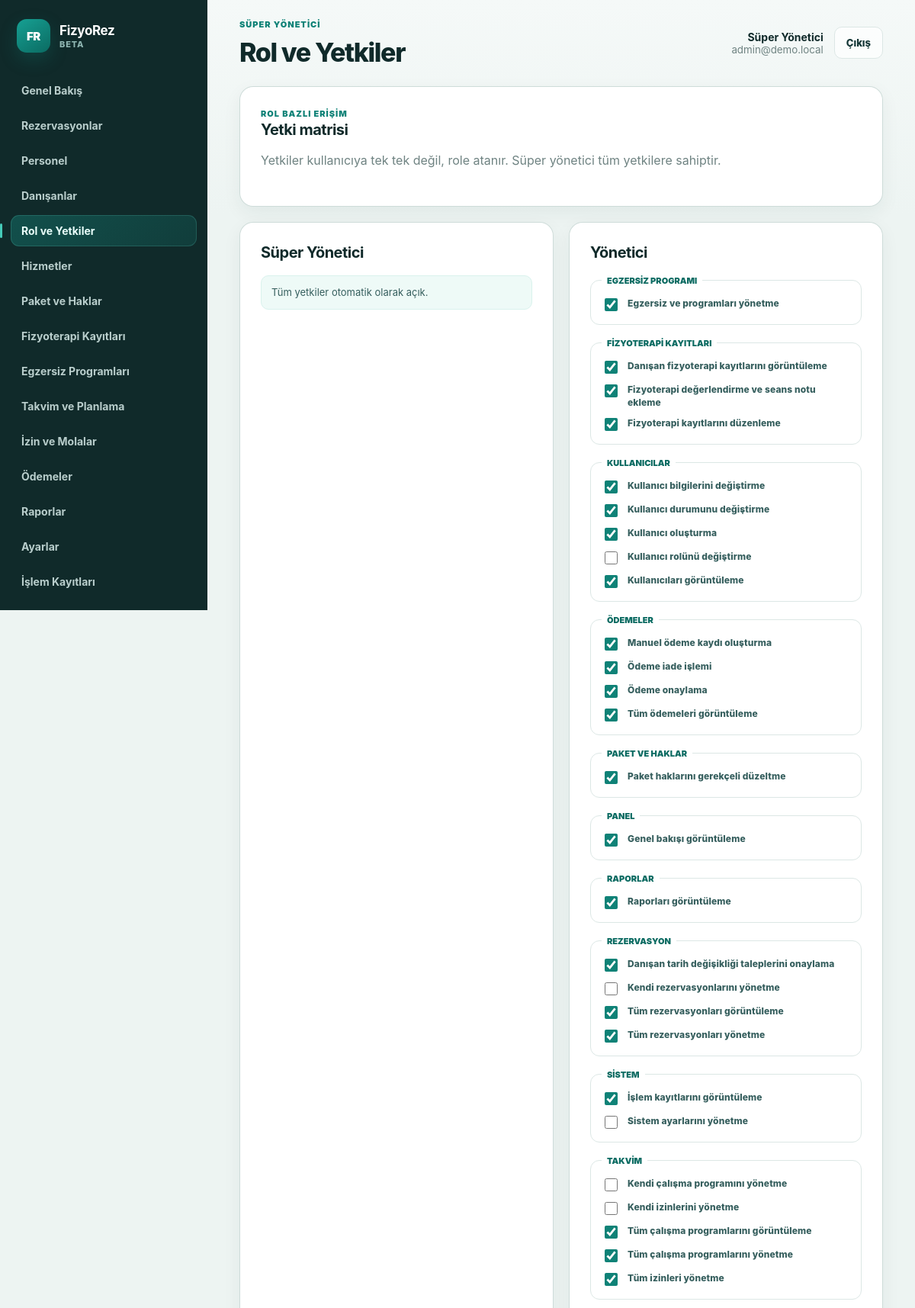
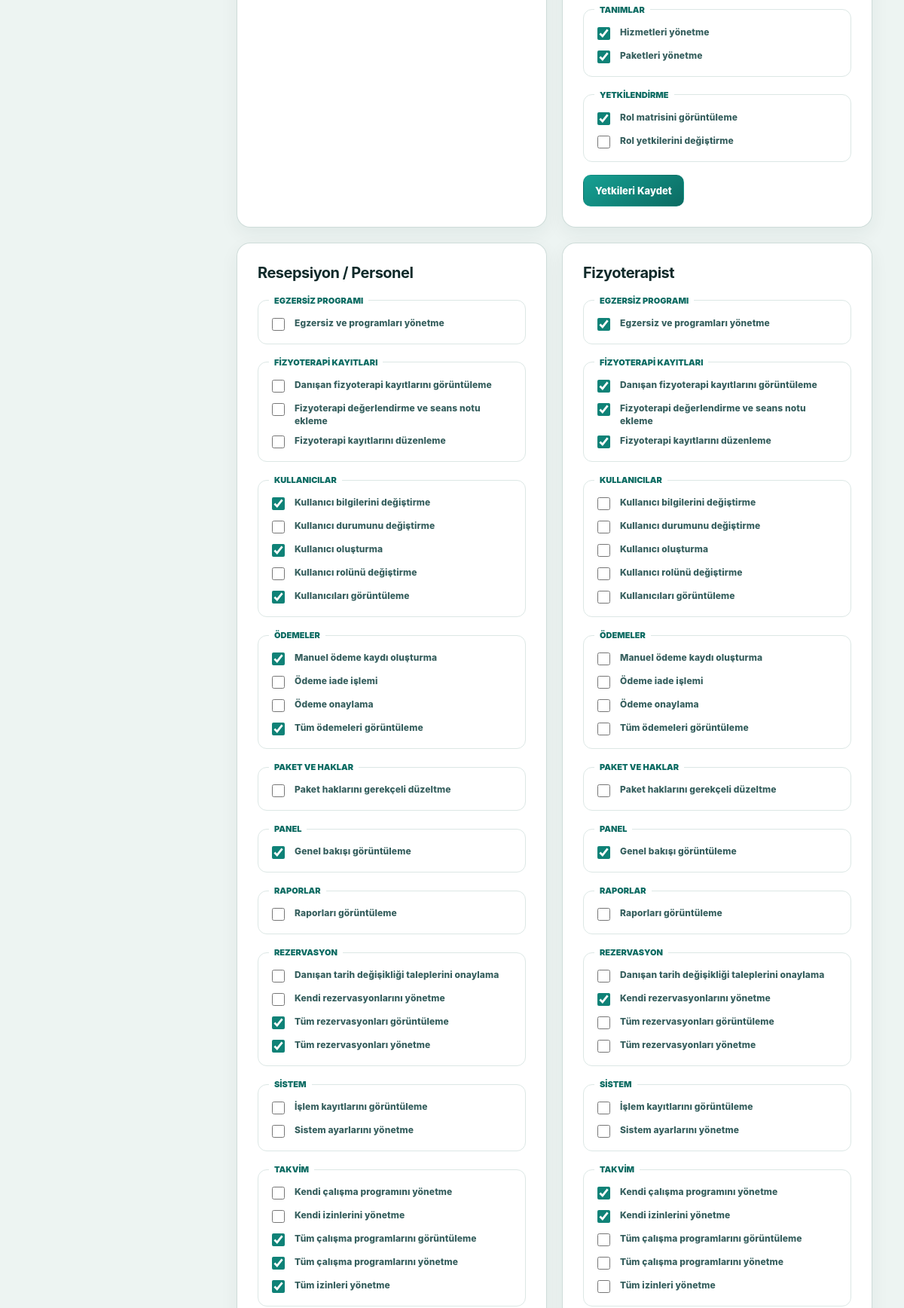
The page /admin/roles (signed in, upper part) on the database its author committed (2 pictures, top to bottom).
### tables this page shows
CREATE TABLE IF NOT EXISTS users (
    id INT UNSIGNED AUTO_INCREMENT PRIMARY KEY,
    role ENUM('super_admin', 'admin', 'consultant', 'staff', 'customer') NOT NULL,
    name VARCHAR(160) NOT NULL,
    email VARCHAR(190) NOT NULL UNIQUE,
    phone VARCHAR(40) NULL,
    password_hash VARCHAR(255) NOT NULL,
    status ENUM('pending', 'active', 'suspended', 'passive') NOT NULL DEFAULT 'active',
    email_verified_at DATETIME NULL,
    privacy_consent_at DATETIME NULL,
    last_login_at DATETIME NULL,
    created_at DATETIME NOT NULL DEFAULT CURRENT_TIMESTAMP,
    updated_at DATETIME NULL ON UPDATE CURRENT_TIMESTAMP,
    INDEX idx_users_role (role),
    INDEX idx_users_status (status)
);

CREATE TABLE IF NOT EXISTS roles (
    id SMALLINT UNSIGNED AUTO_INCREMENT PRIMARY KEY,
    slug VARCHAR(60) NOT NULL UNIQUE,
    name VARCHAR(100) NOT NULL,
    is_system TINYINT(1) NOT NULL DEFAULT 1,
    sort_order SMALLINT UNSIGNED NOT NULL DEFAULT 100
);

CREATE TABLE IF NOT EXISTS permissions (
    id SMALLINT UNSIGNED AUTO_INCREMENT PRIMARY KEY,
    slug VARCHAR(100) NOT NULL UNIQUE,
    name VARCHAR(160) NOT NULL,
    permission_group VARCHAR(100) NOT NULL,
    INDEX idx_permissions_group (permission_group)
);

### admin/index.php (called while the page is built, shortened)
<?php
require dirname(__DIR__) . '/app/web.php';

### app/core.php (called while the page is built, shortened)
<?php
function config(string $key, mixed $default = null): mixed
{
    $value = $GLOBALS['config'] ?? [];
    foreach (explode('.', $key) as $segment) {
        $value = $value[$segment];
    }
    return $value;
}
function e(mixed $value): string
{
    return htmlspecialchars((string) $value, ENT_QUOTES, 'UTF-8');
}
function normalize_app_path(string $path): string
{
    $path = '/' . trim($path, '/');
    return $path === '//' ? '/' : $path;
}
function app_base_path(): string
{
    static $basePath = null;
    if ($basePath !== null) {
        return $basePath;
    }
    $scriptName = str_replace('\\', '/', (string) ($_SERVER['SCRIPT_NAME'] ?? ''));
    if (str_ends_with($scriptName, '/api/v1/index.php')) {
        $scriptDir = dirname(dirname(dirname($scriptName)));
    } elseif (str_ends_with($scriptName, '/admin/index.php')) {
        $scriptDir = dirname(dirname($scriptName));
    } elseif (str_ends_with($scriptName, '/index.php')) {
        $scriptDir = dirname($scriptName);
    } else {
        $scriptDir = '';
    }
    $scriptDir = trim(str_replace('\\', '/', $scriptDir), '/');
    return $basePath = $scriptDir === '' ? '' : '/' . $scriptDir;
}
function url_for(string $path = ''): string
{
    $base = app_base_path();
    $path = normalize_app_path($path);
    return $path === '/' ? ($base === '' ? '/' : $base . '/') : $base . $path;
}
function asset_url(string $path): string
{
    return url_for('/' . ltrim($path, '/'));
}
final class DB
{
    private static ?PDO $pdo = null;
    public static function pdo(): PDO
    {
        if (self::$pdo instanceof PDO) {
            return self::$pdo;
        }
        $db = config('db');
        $dsn = sprintf(
            'mysql:host=%s;dbname=%s;charset=%s',
            $db['host'] ?? 'localhost',
            $db['name'] ?? '',
            $db['charset'] ?? 'utf8mb4'
        );
        try {
            self::$pdo = new PDO($dsn, (string) ($db['user'] ?? ''), (string) ($db['pass'] ?? ''), [
                PDO::ATTR_ERRMODE => PDO::ERRMODE_EXCEPTION,
                PDO::ATTR_DEFAULT_FETCH_MODE => PDO::FETCH_ASSOC,
                PDO::ATTR_EMULATE_PREPARES => false,
            ]);
        } catch (PDOException $e) {
            throw new RuntimeException(friendly_error_message($e), 0, $e);
        }
        return self::$pdo;
    }
    public static function fetch(string $sql, array $params = []): ?array
    {
        $stmt = self::pdo()->prepare($sql);
        $stmt->execute($params);
        $row = $stmt->fetch();
        return $row ?: null;
    }
    public static function fetchAll(string $sql, array $params = []): array
    {
        $stmt = self::pdo()->prepare($sql);
        $stmt->execute($params);
        return $stmt->fetchAll();
    }
}
final class Auth
{
    public static function currentUser(): ?array
    {
        $user = DB::fetch('SELECT * FROM users WHERE id = ? AND status = "active"', [(int) $_SESSION['user_id']]);
        return $user ? self::sanitizeUser($user) : null;
    }
    public static function requireWeb(array $roles = []): array
    {
        $user = self::currentUser();
        return $user;
    }
    public static function sanitizeUser(array $user): array
    {
        unset($user['password_hash'], $user['token_hash']);
        return $user;
    }
}

### app/authorization.php (called while the page is built, shortened)
<?php
final class Authorization
{
    private static array $cache = [];
    public static function can(array $user, string $permission): bool
    {
        $role = (string) ($user['role'] ?? '');
        if ($role === 'super_admin') {
            return true;
        }
        return isset(self::$cache[$role][$permission]);
    }
    public static function roles(): array
    {
        return DB::fetchAll('SELECT id, slug, name, is_system FROM roles ORDER BY sort_order, name');
    }
    public static function permissionGroups(): array
    {
        $groups = [];
        foreach (DB::fetchAll('SELECT id, slug, name, permission_group FROM permissions ORDER BY permission_group, name') as $permission) {
            $groups[$permission['permission_group']][] = $permission;
        }
        return $groups;
    }
    public static function rolePermissionIds(int $roleId): array
    {
        return array_map('intval', array_column(DB::fetchAll('SELECT permission_id FROM role_permissions WHERE role_id = ?', [$roleId]), 'permission_id'));
    }
}
function can(array $user, string $permission): bool
{
    return Authorization::can($user, $permission);
}

### app/web.php (the view, shortened to what this page needs)
<?php
$path = current_path();
$flash = $_SESSION['flash'] ?? null;
try {
    $user = Auth::requireWeb();
    render_page($user, $path, $flash);
} catch (Throwable $e) {
    http_response_code(500);
    render_error($e);
}
function role_home(string $role): string
{
    return $role === 'customer' ? '/customer' : '/admin';
}
    ?>
    <?php
function render_page(array $user, string $path, ?array $flash): void
{
    $title = page_title($path);
    ?>
    <!doctype html><html lang="tr"><head><meta charset="utf-8"><meta name="viewport" content="width=device-width, initial-scale=1">
    <title><?= e($title) ?> · <?= e(config('app.name')) ?></title><link rel="stylesheet" href="<?= e(asset_url('assets/css/app.css')) ?>"></head><body>
    <div class="app-shell"><aside class="sidebar" id="sidebar"><a href="<?= e(url_for(role_home((string) $user['role']))) ?>" class="brand"><span class="brand-mark">FR</span><span><strong><?= e(config('app.name')) ?></strong><small>Beta</small></span></a><nav class="nav"><?= nav_links($user, $path) ?></nav></aside>
    <div class="main-shell"><header class="topbar"><button type="button" class="menu-button" data-menu aria-label="Menüyü aç">☰</button><div><p class="eyebrow"><?= e(role_label((string) $user['role'])) ?></p><h1><?= e($title) ?></h1></div><div class="user-box"><span><strong><?= e($user['name']) ?></strong><small><?= e($user['email']) ?></small></span><form method="post" action="<?= e(url_for('/logout')) ?>"><?= csrf_field() ?><button class="btn btn-ghost">Çıkış</button></form></div></header>
    <?php render_flash($flash); ?><main class="content"><?php render_route($user, $path); ?></main></div></div>
    <script src="<?= e(asset_url('assets/js/app.js')) ?>"></script></body></html>
    <?php
}
function page_title(string $path): string
{
    return [
        '/admin' => 'Genel Bakış', '/admin/users' => 'Personel Yönetimi', '/admin/customers' => 'Danışanlar', '/admin/roles' => 'Rol ve Yetkiler',
        '/admin/services' => 'Hizmetler', '/admin/packages' => 'Paket ve Haklar', '/admin/reservations' => 'Rezervasyonlar',
        '/admin/availability' => 'Takvim ve Planlama', '/admin/time-off' => 'İzin ve Molalar', '/admin/payments' => 'Ödemeler',
        '/admin/reports' => 'Raporlar', '/admin/settings' => 'Sistem Ayarları', '/admin/profile' => 'Profilim',
        '/admin/clinical' => 'Fizyoterapi Kayıtları', '/admin/exercises' => 'Egzersiz Programları',
        '/admin/audit' => 'İşlem Kayıtları',
        '/customer' => 'Ana Sayfa', '/customer/book' => 'Randevu Al', '/customer/reservations' => 'Randevularım',
        '/customer/packages' => 'Paketlerim', '/customer/payments' => 'Ödemelerim', '/customer/profile' => 'Profilim',
        '/customer/programs' => 'Egzersiz Programım',
    ][$path] ?? 'FizyoRez';
}
function role_label(string $role): string
{
    return ['super_admin' => 'Süper Yönetici', 'admin' => 'Yönetici', 'staff' => 'Resepsiyon / Personel', 'consultant' => 'Fizyoterapist', 'customer' => 'Danışan Portalı'][$role] ?? $role;
}
function nav_links(array $user, string $path): string
{
    if ($user['role'] === 'customer') {
        $links = ['/customer' => 'Ana Sayfa', '/customer/book' => 'Randevu Al', '/customer/reservations' => 'Randevularım', '/customer/packages' => 'Paketlerim', '/customer/programs' => 'Egzersiz Programım', '/customer/payments' => 'Ödemelerim', '/customer/profile' => 'Profilim'];
    } else {
        $links = ['/admin' => 'Genel Bakış'];
        if (can($user, 'reservations.view_all') || can($user, 'reservations.manage_own')) $links['/admin/reservations'] = 'Rezervasyonlar';
        if (can($user, 'users.view')) {
            $links['/admin/users'] = 'Personel';
            $links['/admin/customers'] = 'Danışanlar';
        }
        if (can($user, 'roles.view')) $links['/admin/roles'] = 'Rol ve Yetkiler';
        if (can($user, 'services.manage')) $links['/admin/services'] = 'Hizmetler';
        if (can($user, 'packages.manage')) $links['/admin/packages'] = 'Paket ve Haklar';
        if (can($user, 'clinical.view_all')) $links['/admin/clinical'] = 'Fizyoterapi Kayıtları';
        if (can($user, 'exercises.manage')) $links['/admin/exercises'] = 'Egzersiz Programları';
        if (can($user, 'schedules.manage_own') || can($user, 'schedules.view_all')) $links['/admin/availability'] = 'Takvim ve Planlama';
        if (can($user, 'time_off.manage_own') || can($user, 'time_off.manage_all')) $links['/admin/time-off'] = 'İzin ve Molalar';
        if (can($user, 'payments.view_all')) $links['/admin/payments'] = 'Ödemeler';
        if (can($user, 'reports.view')) $links['/admin/reports'] = 'Raporlar';
        if (can($user, 'settings.manage')) $links['/admin/settings'] = 'Ayarlar';
        if (can($user, 'audit_logs.view')) $links['/admin/audit'] = 'İşlem Kayıtları';
        $links['/admin/profile'] = 'Profilim';
    }
    $html = '';
    foreach ($links as $href => $label) {
        $html .= '<a class="' . ($path === $href ? 'active' : '') . '" href="' . e(url_for($href)) . '">' . e($label) . '</a>';
    }
    return $html;
}
function render_route(array $user, string $path): void
{
    switch ($path) {
        case '/admin/roles': Authorization::require($user, 'roles.view'); render_roles($user); break;
    }
}
        ?>
    <?php
function render_roles(array $actor): void
{
    $groups = Authorization::permissionGroups();
    ?><section class="panel"><div class="section-heading"><div><p class="eyebrow">Rol bazlı erişim</p><h2>Yetki matrisi</h2><p class="muted">Yetkiler kullanıcıya tek tek değil, role atanır. Süper yönetici tüm yetkilere sahiptir.</p></div></div></section><div class="role-grid"><?php
    foreach (Authorization::roles() as $role): $assigned = Authorization::rolePermissionIds((int) $role['id']); $locked = in_array($role['slug'], ['super_admin', 'customer'], true) || !can($actor, 'roles.manage'); ?>
        <form method="post" class="panel role-card"><?= csrf_field() ?><input type="hidden" name="action" value="save_role_permissions"><input type="hidden" name="role_id" value="<?= e($role['id']) ?>"><h2><?= e($role['name']) ?></h2>
        <?php if ($role['slug'] === 'super_admin'): ?><p class="notice">Tüm yetkiler otomatik olarak açık.</p><?php elseif ($role['slug'] === 'customer'): ?><p class="notice">Danışan erişimi kendi portalı ile sınırlandırılmıştır.</p><?php else: foreach ($groups as $group => $permissions): ?><fieldset><legend><?= e($group) ?></legend><?php foreach ($permissions as $permission): ?><label class="check-label"><input type="checkbox" name="permission_ids[]" value="<?= e($permission['id']) ?>" <?= in_array((int) $permission['id'], $assigned, true) ? 'checked' : '' ?> <?= $locked ? 'disabled' : '' ?>><span><?= e($permission['name']) ?></span></label><?php endforeach; ?></fieldset><?php endforeach; if (!$locked): ?><button class="btn btn-primary">Yetkileri Kaydet</button><?php endif; endif; ?></form>
    <?php endforeach; ?></div><?php
}
    $services = DB::fetchAll('SELECT * FROM services ORDER BY active DESC, name'); ?>
    <?php
function csrf_field(): string { return '<input type="hidden" name="_csrf" value="' . e(csrf_token()) . '">'; }

### rows shown on the page
users: role "SÜPER YÖNETICI", name "Süper Yönetici", email "admin@demo.local"
roles: name "Süper Yönetici", slug "Tüm yetkiler otomatik olarak açık."
roles: name "Yönetici", group "EGZERSIZ PROGRAMI", group "FIZYOTERAPI KAYITLARI", group "KULLANICILAR", group "ÖDEMELER", group "PAKET VE HAKLAR", group "PANEL", group "RAPORLAR", group "REZERVASYON", group "SISTEM", group "TAKVIM", group "TANIMLAR", group "YETKILENDIRME", shows "Yetkileri Kaydet"
permissions: id.slug "☑", name "Egzersiz ve programları yönetme"
permissions: id.slug "☑", name "Danışan fizyoterapi kayıtlarını görüntüleme"
permissions: id.slug "☑", name "Fizyoterapi değerlendirme ve seans notu ekleme"
permissions: id.slug "☑", name "Fizyoterapi kayıtlarını düzenleme"
permissions: id.slug "☑", name "Kullanıcı bilgilerini değiştirme"
permissions: id.slug "☑", name "Kullanıcı durumunu değiştirme"
permissions: id.slug "☑", name "Kullanıcı oluşturma"
permissions: name "Kullanıcı rolünü değiştirme"
permissions: id.slug "☑", name "Kullanıcıları görüntüleme"
permissions: id.slug "☑", name "Manuel ödeme kaydı oluşturma"
permissions: id.slug "☑", name "Ödeme iade işlemi"
permissions: id.slug "☑", name "Ödeme onaylama"
permissions: id.slug "☑", name "Tüm ödemeleri görüntüleme"
permissions: id.slug "☑", name "Paket haklarını gerekçeli düzeltme"
permissions: id.slug "☑", name "Genel bakışı görüntüleme"
permissions: id.slug "☑", name "Raporları görüntüleme"
permissions: id.slug "☑", name "Danışan tarih değişikliği taleplerini onaylama"
permissions: name "Kendi rezervasyonlarını yönetme", id.slug "☑"
permissions: id.slug "☑", name "Tüm rezervasyonları görüntüleme"
permissions: id.slug "☑", name "Tüm rezervasyonları yönetme"
permissions: id.slug "☑", name "İşlem kayıtlarını görüntüleme"
permissions: name "Sistem ayarlarını yönetme"
permissions: name "Kendi çalışma programını yönetme", id.slug "☑"
permissions: name "Kendi izinlerini yönetme", id.slug "☑"
permissions: id.slug "☑", name "Tüm çalışma programlarını görüntüleme"
permissions: id.slug "☑", name "Tüm çalışma programlarını yönetme"
permissions: id.slug "☑", name "Tüm izinleri yönetme"
permissions: id.slug "☑", name "Hizmetleri yönetme"
permissions: id.slug "☑", name "Paketleri yönetme"
permissions: id.slug "☑", name "Rol matrisini görüntüleme"
permissions: name "Rol yetkilerini değiştirme"
roles: name "Resepsiyon / Personel", group "EGZERSIZ PROGRAMI", group "FIZYOTERAPI KAYITLARI", group "KULLANICILAR", group "ÖDEMELER", group "PAKET VE HAKLAR", group "PANEL", group "RAPORLAR", group "REZERVASYON", group "SISTEM", group "TAKVIM"
roles: name "Fizyoterapist", group "EGZERSIZ PROGRAMI", group "FIZYOTERAPI KAYITLARI", group "KULLANICILAR", group "ÖDEMELER", group "PAKET VE HAKLAR", group "PANEL", group "RAPORLAR", group "REZERVASYON", group "SISTEM", group "TAKVIM"

### other values the page prints
config('app.name') "FizyoRez"
$label "Genel Bakış"
$label "Rezervasyonlar"
$label "Personel"
$label "Danışanlar"
$label "Rol ve Yetkiler"
$label "Hizmetler"
$label "Paket ve Haklar"
$label "Fizyoterapi Kayıtları"
$label "Egzersiz Programları"
$label "Takvim ve Planlama"
$label "İzin ve Molalar"
$label "Ödemeler"
$label "Raporlar"
$label "Ayarlar"
